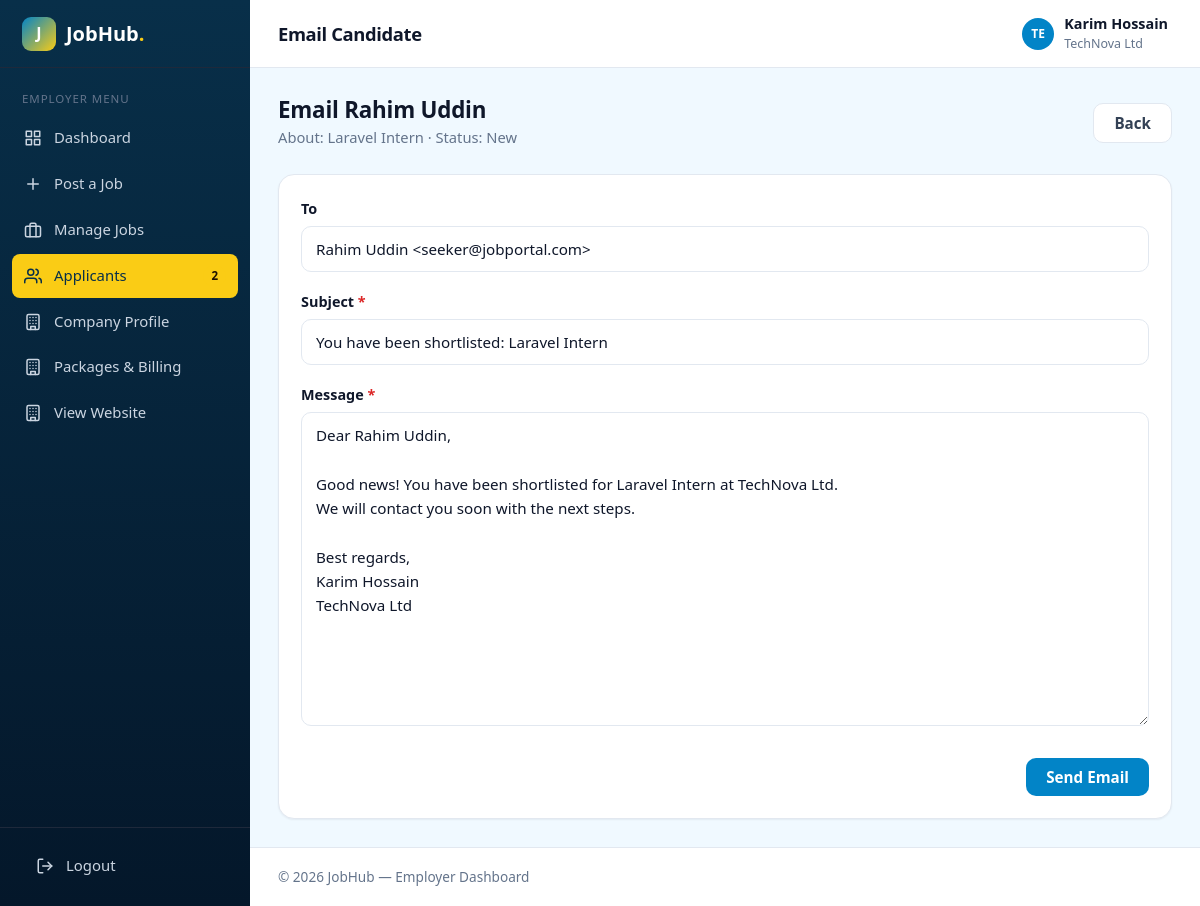
/employer/email.php?app=9 (signed in), run on the app's committed database.
### tables this page shows
CREATE TABLE `companies` (
  `id` int UNSIGNED NOT NULL,
  `user_id` int UNSIGNED NOT NULL,
  `city_id` int UNSIGNED DEFAULT NULL,
  `name` varchar(150) NOT NULL,
  `logo` varchar(255) DEFAULT NULL,
  `website` varchar(255) DEFAULT NULL,
  `address` text,
  `description` text
);

CREATE TABLE `job_applications` (
  `id` int UNSIGNED NOT NULL,
  `job_id` int UNSIGNED NOT NULL,
  `seeker_id` int UNSIGNED NOT NULL,
  `resume_file` varchar(255) NOT NULL,
  `status` enum('applied','viewed','shortlisted','interview','hired','rejected') NOT NULL DEFAULT 'applied',
  `applied_at` timestamp NOT NULL DEFAULT CURRENT_TIMESTAMP
);

CREATE TABLE `users` (
  `id` int UNSIGNED NOT NULL,
  `name` varchar(100) NOT NULL,
  `email` varchar(150) NOT NULL,
  `phone` varchar(20) DEFAULT NULL,
  `password` varchar(255) NOT NULL,
  `role` enum('admin','employer','seeker') NOT NULL,
  `status` enum('active','pending','blocked') NOT NULL DEFAULT 'active',
  `created_at` timestamp NOT NULL DEFAULT CURRENT_TIMESTAMP
);

CREATE TABLE `jobs` (
  `id` int UNSIGNED NOT NULL,
  `company_id` int UNSIGNED NOT NULL,
  `category_id` int UNSIGNED DEFAULT NULL,
  `city_id` int UNSIGNED DEFAULT NULL,
  `subscription_id` int UNSIGNED DEFAULT NULL,
  `title` varchar(150) NOT NULL,
  `slug` varchar(180) NOT NULL,
  `job_type` enum('full_time','part_time','contract','internship','remote') NOT NULL DEFAULT 'full_time',
  `salary_min` decimal(10,2) DEFAULT NULL,
  `salary_max` decimal(10,2) DEFAULT NULL,
  `description` text,
  `deadline` date NOT NULL,
  `status` enum('pending','approved','rejected','closed') NOT NULL DEFAULT 'pending',
  `is_featured` tinyint(1) NOT NULL DEFAULT '0'
);

### employer/include/check.php (called while the page is built, shortened)
<?php
include('../dbconfig.php');
$userId = (int)$_SESSION['user_id'];
$company = $conn->query("SELECT companies.*, cities.name AS city_name FROM companies
                         LEFT JOIN cities ON cities.id = companies.city_id
                         WHERE companies.user_id = $userId")->fetch_assoc();
$companyId = (int)$company['id'];
$statusLabel = array('applied' => 'New', 'viewed' => 'Viewed', 'shortlisted' => 'Shortlisted',
                     'interview' => 'Interview', 'hired' => 'Hired', 'rejected' => 'Rejected');

### employer/email.php (the view, shortened to what this page needs)
<?php
include('include/check.php');
$pageTitle = 'Email Candidate';
$appId = isset($_GET['app']) ? (int)$_GET['app'] : 0;
$app = $conn->query("SELECT job_applications.*, jobs.title, users.id AS seeker_user, users.name, users.email
                     FROM job_applications
                     JOIN jobs ON jobs.id = job_applications.job_id
                     JOIN seekers ON seekers.id = job_applications.seeker_id
                     JOIN users ON users.id = seekers.user_id
                     WHERE job_applications.id = $appId AND jobs.company_id = $companyId")->fetch_assoc();
if ($app['status'] == 'interview') {
  $subject = 'Interview invitation: ' . $app['title'];
  $message = "Dear " . $app['name'] . ",\n\nThank you for applying for " . $app['title'] . " at " . $company['name'] . ".\nWe would like to invite you for an interview.\n\nDate: \nTime: \nPlace: " . $company['address'] . "\n\nBest regards,\n" . $_SESSION['name'] . "\n" . $company['name'];
} else {
  $subject = 'You have been shortlisted: ' . $app['title'];
  $message = "Dear " . $app['name'] . ",\n\nGood news! You have been shortlisted for " . $app['title'] . " at " . $company['name'] . ".\nWe will contact you soon with the next steps.\n\nBest regards,\n" . $_SESSION['name'] . "\n" . $company['name'];
}
?>
<!DOCTYPE html>
<html lang="en">
<head>
  <link rel="stylesheet" href="../assets/css/style.css?v=2">
</head>
<body class="dash-body">
<?php include('include/menu.php'); ?>
<main class="dash-content">
  <div class="page-actions">
    <div><h2>Email <?php echo $app['name']; ?></h2><p>About: <?php echo $app['title']; ?> · Status: <?php echo $statusLabel[$app['status']]; ?></p></div>
    <a href="applicants.php" class="btn btn-light">Back</a>
  </div>
  <form class="card" action="" method="post">
    <div class="card-body">
      <div class="form-group"><label class="form-label">To</label><input class="form-control" value="<?php echo $app['name'] . ' <' . $app['email'] . '>'; ?>" readonly></div>
      <div class="form-group"><label class="form-label">Subject <span class="req">*</span></label><input class="form-control" name="subject" value="<?php echo htmlspecialchars($subject); ?>" required></div>
      <div class="form-group"><label class="form-label">Message <span class="req">*</span></label><textarea class="form-control" name="message" rows="12" required><?php echo htmlspecialchars($message); ?></textarea></div>
      <div class="form-actions"><button class="btn btn-primary" type="submit">Send Email</button></div>
    </div>
  </form>
</main>
<?php include('include/footer.php'); ?>

### employer/include/menu.php (shortened to what this page needs)
<?php
$page = basename($_SERVER['PHP_SELF']);
$newApps = $conn->query("SELECT COUNT(*) AS c FROM job_applications
                          JOIN jobs ON jobs.id = job_applications.job_id
                          WHERE jobs.company_id = $companyId AND job_applications.status = 'applied'")->fetch_assoc()['c'];
?>
<aside class="sidebar">
  <a href="../index.php" class="logo"><span class="logo-mark">J</span>JobHub<span class="dot">.</span></a>
  <div class="sidebar-label">Employer menu</div>
  <ul class="sidebar-menu">
    <li><a href="dashboard.php" class="<?php if ($page == 'dashboard.php') echo 'active'; ?>"><svg class="ic" viewBox="0 0 24 24" aria-hidden="true"><rect x="3" y="3" width="7" height="7"/><rect x="14" y="3" width="7" height="7"/><rect x="14" y="14" width="7" height="7"/><rect x="3" y="14" width="7" height="7"/></svg>Dashboard</a></li>
    <li><a href="post-job.php" class="<?php if ($page == 'post-job.php') echo 'active'; ?>"><svg class="ic" viewBox="0 0 24 24" aria-hidden="true"><line x1="12" y1="5" x2="12" y2="19"/><line x1="5" y1="12" x2="19" y2="12"/></svg>Post a Job</a></li>
    <li><a href="manage-jobs.php" class="<?php if ($page == 'manage-jobs.php') echo 'active'; ?>"><svg class="ic" viewBox="0 0 24 24" aria-hidden="true"><rect x="2" y="7" width="20" height="14" rx="2"/><path d="M16 21V5a2 2 0 0 0-2-2h-4a2 2 0 0 0-2 2v16"/></svg>Manage Jobs</a></li>
    <li><a href="applicants.php" class="<?php if ($page == 'applicants.php' || $page == 'email.php') echo 'active'; ?>"><svg class="ic" viewBox="0 0 24 24" aria-hidden="true"><path d="M17 21v-2a4 4 0 0 0-4-4H5a4 4 0 0 0-4 4v2"/><circle cx="9" cy="7" r="4"/><path d="M23 21v-2a4 4 0 0 0-3-3.87"/><path d="M16 3.13a4 4 0 0 1 0 7.75"/></svg>Applicants<?php if ($newApps > 0) { ?><span class="count"><?php echo $newApps; ?></span><?php } ?></a></li>
    <li><a href="company-profile.php" class="<?php if ($page == 'company-profile.php') echo 'active'; ?>"><svg class="ic" viewBox="0 0 24 24" aria-hidden="true"><rect x="4" y="2" width="16" height="20" rx="2"/><path d="M9 22v-4h6v4M8 6h.01M16 6h.01M12 6h.01M12 10h.01M12 14h.01M16 10h.01M16 14h.01M8 10h.01M8 14h.01"/></svg>Company Profile</a></li>
    <li><a href="subscription.php" class="<?php if ($page == 'subscription.php' || $page == 'checkout.php' || $page == 'payment-success.php' || $page == 'payment-fail.php') echo 'active'; ?>"><svg class="ic" viewBox="0 0 24 24" aria-hidden="true"><rect x="4" y="2" width="16" height="20" rx="2"/><path d="M9 22v-4h6v4M8 6h.01M16 6h.01M12 6h.01M12 10h.01M12 14h.01M16 10h.01M16 14h.01M8 10h.01M8 14h.01"/></svg>Packages &amp; Billing</a></li>
    <li><a href="../index.php"><svg class="ic" viewBox="0 0 24 24" aria-hidden="true"><rect x="4" y="2" width="16" height="20" rx="2"/><path d="M9 22v-4h6v4M8 6h.01M16 6h.01M12 6h.01M12 10h.01M12 14h.01M16 10h.01M16 14h.01M8 10h.01M8 14h.01"/></svg>View Website</a></li>
  </ul>
  <div class="sidebar-foot">
    <ul class="sidebar-menu">
      <li><a href="../logout.php"><svg class="ic" viewBox="0 0 24 24" aria-hidden="true"><path d="M9 21H5a2 2 0 0 1-2-2V5a2 2 0 0 1 2-2h4"/><polyline points="16 17 21 12 16 7"/><line x1="21" y1="12" x2="9" y2="12"/></svg>Logout</a></li>
    </ul>
  </div>
</aside>
<div class="dash-main">
  <header class="topbar">
    <h1 class="topbar-title"><?php echo $pageTitle; ?></h1>
    <div class="dropdown" style="margin-left:auto">
      <button class="dropdown-toggle">
        <span class="avatar sm"><?php echo strtoupper(substr($company['name'], 0, 2)); ?></span>
        <span class="user-meta"><strong><?php echo $_SESSION['name']; ?></strong><small><?php echo $company['name']; ?></small></span>
      </button>
    </div>
  </header>

### data on the page
companies: name "TE", name "TechNova Ltd"
job_applications: users.name "Rahim Uddin", job.title "Laravel Intern", status "New", email "Rahim Uddin <seeker@jobportal.com>", subject "You have been shortlisted: Laravel Intern", message "Dear Rahim Uddin, Good news! You have been shortlisted for Laravel Intern at TechNova Ltd. We will contact you soon with the next steps. Best regards, Karim Hossain TechNova Ltd"

### other printed values
$newApps "2"
$pageTitle "Email Candidate"
$_SESSION['name'] "Karim Hossain"
